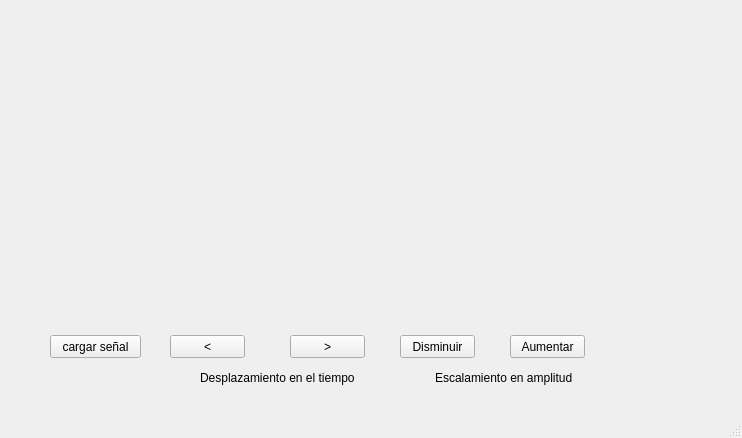
<?xml version="1.0" encoding="UTF-8"?>
<ui version="4.0">
 <class>MainWindow</class>
 <widget class="QMainWindow" name="MainWindow">
  <property name="geometry">
   <rect>
    <x>0</x>
    <y>0</y>
    <width>742</width>
    <height>438</height>
   </rect>
  </property>
  <property name="windowTitle">
   <string>senales cerebrales</string>
  </property>
  <widget class="QWidget" name="centralwidget">
   <widget class="QWidget" name="campo_grafico" native="true">
    <property name="geometry">
     <rect>
      <x>40</x>
      <y>20</y>
      <width>661</width>
      <height>271</height>
     </rect>
    </property>
   </widget>
   <widget class="QPushButton" name="boton_cargar">
    <property name="geometry">
     <rect>
      <x>50</x>
      <y>335</y>
      <width>91</width>
      <height>23</height>
     </rect>
    </property>
    <property name="text">
     <string>cargar señal</string>
    </property>
   </widget>
   <widget class="QPushButton" name="boton_atras">
    <property name="geometry">
     <rect>
      <x>170</x>
      <y>335</y>
      <width>75</width>
      <height>23</height>
     </rect>
    </property>
    <property name="text">
     <string>&lt;</string>
    </property>
   </widget>
   <widget class="QPushButton" name="boton_adelante">
    <property name="geometry">
     <rect>
      <x>290</x>
      <y>335</y>
      <width>75</width>
      <height>23</height>
     </rect>
    </property>
    <property name="text">
     <string>&gt;</string>
    </property>
   </widget>
   <widget class="QPushButton" name="boton_aumentar">
    <property name="geometry">
     <rect>
      <x>510</x>
      <y>335</y>
      <width>75</width>
      <height>23</height>
     </rect>
    </property>
    <property name="text">
     <string>Aumentar</string>
    </property>
   </widget>
   <widget class="QPushButton" name="boton_disminuir">
    <property name="geometry">
     <rect>
      <x>400</x>
      <y>335</y>
      <width>75</width>
      <height>23</height>
     </rect>
    </property>
    <property name="text">
     <string>Disminuir</string>
    </property>
   </widget>
   <widget class="QLabel" name="label">
    <property name="geometry">
     <rect>
      <x>200</x>
      <y>370</y>
      <width>201</width>
      <height>16</height>
     </rect>
    </property>
    <property name="text">
     <string>Desplazamiento en el tiempo</string>
    </property>
   </widget>
   <widget class="QLabel" name="label_2">
    <property name="geometry">
     <rect>
      <x>435</x>
      <y>370</y>
      <width>181</width>
      <height>16</height>
     </rect>
    </property>
    <property name="text">
     <string>Escalamiento en amplitud</string>
    </property>
   </widget>
  </widget>
  <widget class="QMenuBar" name="menubar">
   <property name="geometry">
    <rect>
     <x>0</x>
     <y>0</y>
     <width>742</width>
     <height>21</height>
    </rect>
   </property>
  </widget>
  <widget class="QStatusBar" name="statusbar"/>
 </widget>
 <resources/>
 <connections/>
</ui>
